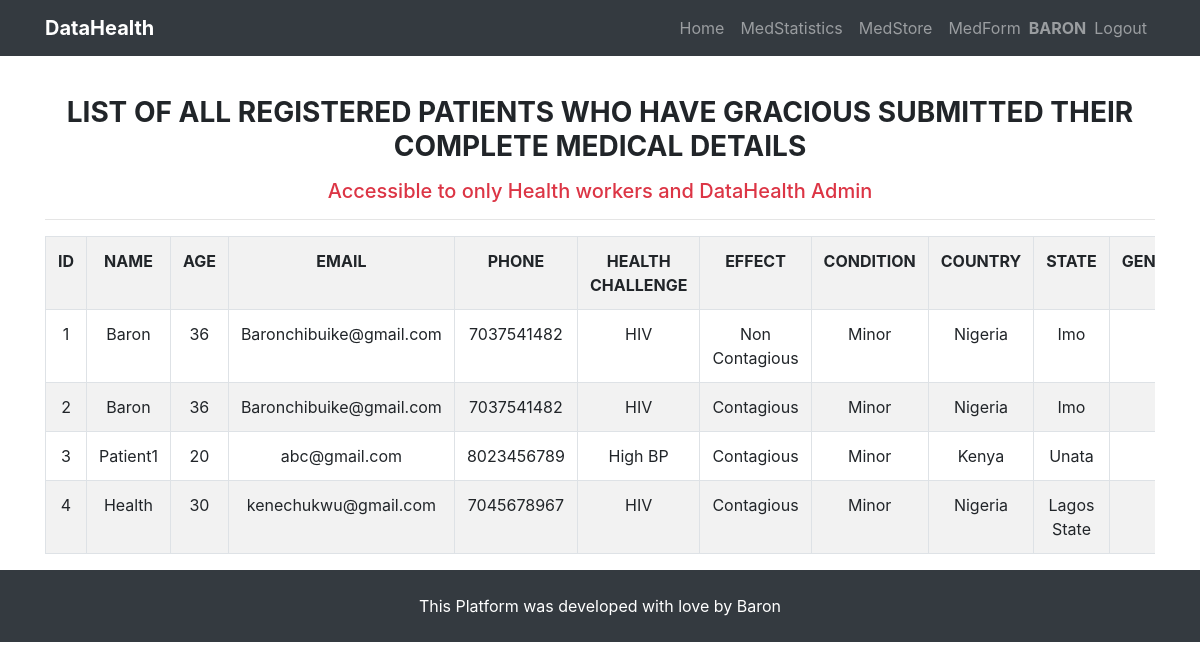
Page /medhistory/medlist/ (signed in) on the committed database.
### user/models.py (models this page shows)
class User(AbstractUser):
    is_healthworker = models.BooleanField(default=False, null=False)
    is_patient = models.BooleanField(default=False, null=False)

### usersmedhistory/models.py (models this page shows, shortened)
class UserMedicalRecord(models.Model):
    user_choices = (
        ('AA', 'AA'), ('AS', "AS"), ('SS', 'SS')
    )
    condition_status = (
        ("Contagious", "Contagious"), ("Non Contagious", "Non Contagious")
    )
    condition_stage = (
        ("Minor", "Minor"), ("Chronic", "Chronic")
    )
    user = models.ForeignKey(User, on_delete=models.CASCADE)
    age = models.IntegerField()
    email = models.EmailField(null=True, blank=True)
    phone = models.IntegerField(blank=True, null=True)
    country = models.ForeignKey(Country, on_delete=models.CASCADE)
    state = models.ForeignKey(State, on_delete=models.CASCADE)
    health_challenge = models.ForeignKey(
        HealthChallenge, on_delete=models.CASCADE)
    health_status = models.CharField(
        max_length=50, choices=condition_status, default="Non Contagious")
    health_condition = models.CharField(
        max_length=50, choices=condition_stage, default="Minor")
    married = models.BooleanField(default=False)
    address = models.CharField(max_length=250, blank=True, null=True)
    genotype = models.CharField(max_length=50, choices=user_choices)
    date = models.DateField(auto_now_add=True)
    class Meta:
        ordering = ["user"]

class HealthChallenge(models.Model):
    name = models.CharField(max_length=50)
    def __str__(self):
        return self.name

class Country(models.Model):
    name = models.CharField(max_length=50)
    def __str__(self):
        return self.name

class State(models.Model):
    name = models.CharField(max_length=50)
    country = models.ForeignKey(Country, on_delete=models.CASCADE)
    class Meta:
        ordering = ('name',)
    def __str__(self):
        return self.name

### usersmedhistory/views.py (the view)
# urls.py: path('medlist/', medial_history, name='medlist'),
def medial_history(request):
    if request.user.is_anonymous or request.user.is_patient:
        return render(request, "medicalrecord/permission_denied.html")
    object = UserMedicalRecord.objects.all()
    paginator = Paginator(object, 30)
    page_number = request.GET.get('page', 1)
    try:
        page = paginator.page(page_number)
    except PageNotAnInteger:
        page = paginator.page(1)
    except EmptyPage:
        page = paginator.page(paginator.num_pages)
    context = {'page': page, 'records': page, }
    template = "medicalrecord/medicalhistory.html"
    return render(request, template, context)

### templates/medicalrecord/medicalhistory.html (shortened to what this page needs)
{% extends "index.html" %}
{% load crispy_forms_tags %}
{% load staticfiles %}
{% block content %}
<div class="container text-center mt-5 pt-5">
    <h3 class="text-uppercase font-weight-bold mb-3">List of all registered patients who have gracious submitted their
        complete medical details
    </h3>
    <h5 class="text-danger text-center">Accessible to only Health workers and DataHealth Admin</h5>
    <hr>
    <div class="table-responsive">
        <table style="width:100%" class="table table-striped table-bordered ">
            <tr class="text-uppercase">
                <th>ID</th>
                <th>Name</th>
                <th>Age</th>
                <th>Email</th>
                <th>Phone</th>
                <th>Health Challenge</th>
                <th>EFFECT</th>
                <th>CONDITION</th>
                <th>Country</th>
                <th>State</th>
                <th>Genotype</th>
            </tr>
            {% for record in records %}
            <tr>
                <td>{{record.id}}</td>
                <td class="text-capitalize">{{ record.user }}</td>
                <td>{{ record.age }}</td>
                <td>{{ record.email }}</td>
                <td>{{ record.phone }}</td>
                <td>{{ record.health_challenge }}</td>
                <td>{{ record.health_status }}</td>
                <td>{{ record.health_condition }}</td>
                <td>{{ record.country }}</td>
                <td>{{ record.state }}</td>
                <td>{{ record.genotype }}</td>
            </tr>
            {% endfor %}
        </table>
    </div>
</div>
{% endblock %}

### templates/index.html (shortened to what this page needs)
<!DOCTYPE html>
<html lang="en">
<head>
    {% load staticfiles %}
    {% load crispy_forms_tags %}
    <link rel="stylesheet" href="https://maxcdn.bootstrapcdn.com/bootstrap/4.1.3/css/bootstrap.min.css">
    <link href="{% static 'css/bootstrap.min.css' %}" rel="stylesheet">
    <link href="{% static 'css/custom.css' %}" rel="stylesheet">
</head>
<body>
    {% block navbar %}
    <nav class="navbar navbar-expand-lg navbar-dark bg-dark fixed-top">
        <div class="container">
            <a class="navbar-brand" href="/"><strong class="primary-color">DataHealth</strong> </a>
            <div class="collapse navbar-collapse" id="navbarResponsive">
                <ul class="navbar-nav ml-auto text-light">
                    <li class="nav-item">
                        <a class="nav-link" href="/">Home
                        </a>
                    </li>
                    <li class="nav-item">
                        <a class="nav-link" href="{% url 'usersmedhistory:stats' %}">MedStatistics</a>
                    </li>
                    <li class="nav-item">
                        <a class="nav-link" href="{% url 'usersmedhistory:medlist' %}">MedStore</a>
                    </li>
                    <li class="nav-item">
                        <a class="nav-link" href="{% url 'usersmedhistory:medform' %}">MedForm</a>
                    </li>
                    {% if request.user.is_authenticated %}
                    <span class="navbar-text text-uppercase">
                        <b> {{ user.get_username }}</b>
                    </span>
                    <li class="nav-item">
                        <a class="nav-link" href="{% url 'logout'%}?next={{request.path}}">Logout</a>
                    </li>
                    {% else %}
                    <ul class="navbar-nav ">
                        <li class="nav-item ">
                            <a class="nav-link" href="{% url 'login'%}?next={{request.path}}">Login</a>
                        </li>
                    </ul>
                    {% endif %}
                </ul>
            </div>
        </div>
    </nav>
    {% endblock %}
    {% block content %}{% endblock %}
    {% block footer %}
    <footer class="bg-dark text-center py-4 text-white">
        This Platform was developed with love by Baron
    </footer>
    {% endblock %}
</body>
</html>

### rows in the picture
User: get_username "BARON"
UserMedicalRecord: id "1", user "Baron", age "36", email "Baronchibuike@gmail.com", phone "7037541482", health_challenge "HIV", health_status "Non Contagious", health_condition "Minor", country "Nigeria", state "Imo"
UserMedicalRecord: id "2", user "Baron", age "36", email "Baronchibuike@gmail.com", phone "7037541482", health_challenge "HIV", health_status "Contagious", health_condition "Minor", country "Nigeria", state "Imo"
UserMedicalRecord: id "3", user "Patient1", age "20", email "abc@gmail.com", phone "8023456789", health_challenge "High BP", health_status "Contagious", health_condition "Minor", country "Kenya", state "Unata"
UserMedicalRecord: id "4", user "Health", age "30", email "kenechukwu@gmail.com", phone "7045678967", health_challenge "HIV", health_status "Contagious", health_condition "Minor", country "Nigeria", state "Lagos State"
